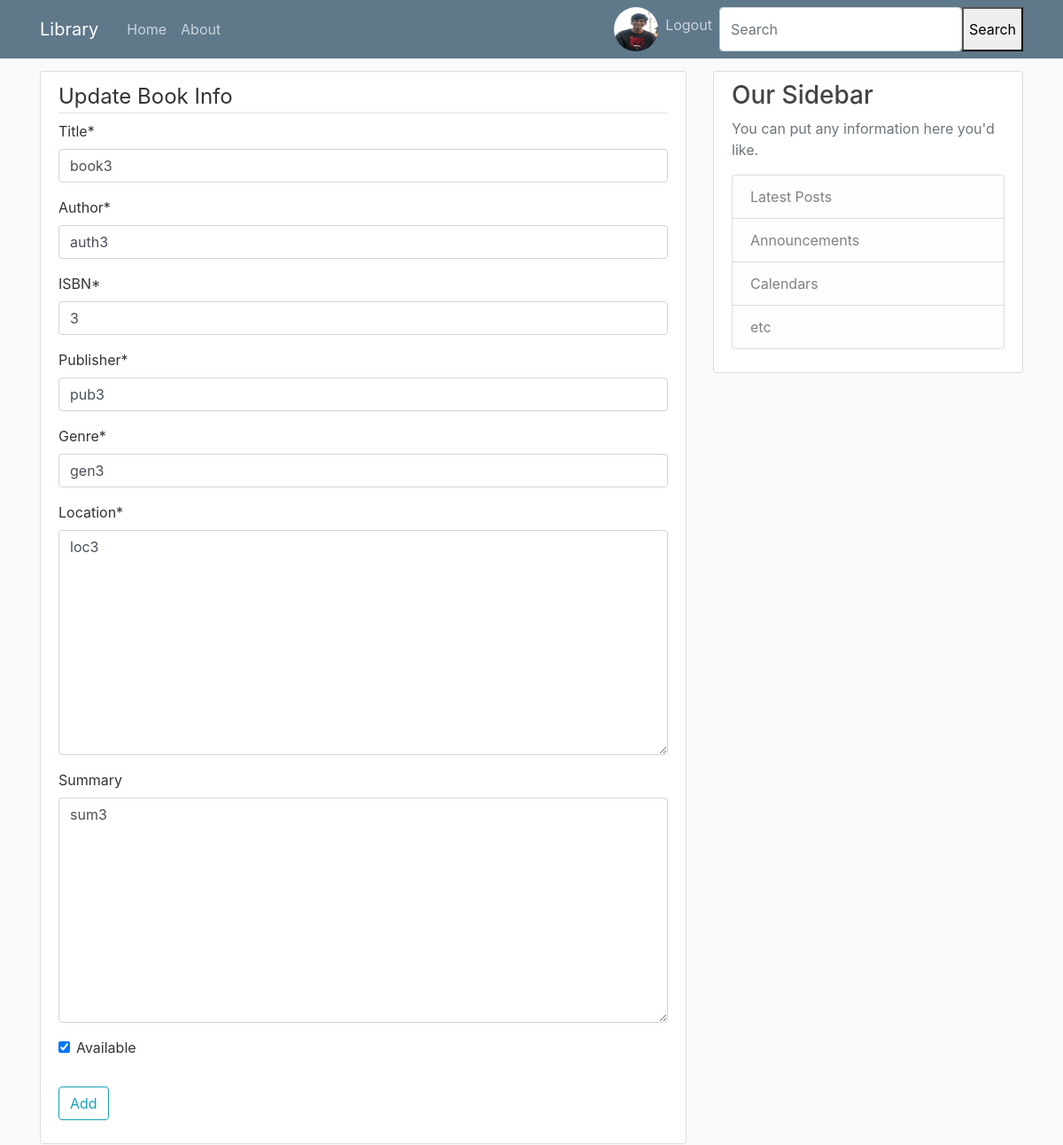
/book/4/update/ (signed in), run on the app's committed database.
### users/models.py (models this page shows, shortened)
class Profile(models.Model):
    user = models.OneToOneField(User, on_delete=models.CASCADE)
    image = models.ImageField(default='default.jpeg', upload_to='profile_pics')

### books/models.py (models this page shows, shortened)
class Book(models.Model):
    title = models.CharField(max_length=100)
    genre = models.CharField(max_length=50)
    author = models.CharField(max_length=100)
    date_added = models.DateTimeField(default=timezone.now)
    publisher = models.CharField(max_length=100)
    summary = models.TextField(blank=True)
    location = models.TextField()
    available = models.BooleanField(default=True)
    ISBN = models.CharField(max_length=17)

### books/views.py (the view)
# urls.py: path('book/<int:pk>/update/', views.BookUpdateView.as_view(), name='book-update'),
class BookUpdateView(LoginRequiredMixin, UserPassesTestMixin, UpdateView):
    model = Book
    fields = ['title', 'author', 'ISBN', 'publisher', 'genre', 'location', 'summary', 'available']
    template_name = 'books/book_update_form.html'
    context_object_name = 'form'
    def test_func(self):
        current_user= self.request.user
        if current_user.has_perm('books.change_book'):
            return True
        return False

### books/templates/books/book_update_form.html (shortened to what this page needs)
{% extends "books/base.html" %}
{% load crispy_forms_tags %}
{% block content %}
    <div class="content-section">
    <form method="POST">
        <fieldset class="form-group">
    <legend class="border-bottom" mb-4>
        Update Book Info
    </legend>
            {{ form|crispy }}
        </fieldset>
        <div class="form-group">
            <button class="btn btn-outline-info" type="submit">Add</button>
        </div>
    </form>
    </div>
{% endblock content %}

### books/templates/books/base.html (shortened to what this page needs)
{% load static %}
<!DOCTYPE html>
<html>
<head>
    <link rel="stylesheet" href="https://maxcdn.bootstrapcdn.com/bootstrap/4.0.0/css/bootstrap.min.css">
    <link rel="stylesheet" type="text/css" href="{% static 'books/main.css' %}">
</head>
<body>
    <header class="site-header">
      <nav class="navbar navbar-expand-md navbar-dark bg-steel fixed-top">
        <div class="container">
          <a class="navbar-brand mr-4" href="{% url 'book-list' %}">Library</a>
          <div class="collapse navbar-collapse" id="navbarToggle">
            <div class="navbar-nav mr-auto">
              <a class="nav-item nav-link" href="{% url 'main-home' %}">Home</a>
              <a class="nav-item nav-link" href="#">About</a>
            </div>
            <div class="navbar-nav">
              {% if user.is_authenticated %}
                  <div class="image-container">
                      <a href="{% url 'profile' %}">
                      <img class="rounded-circle article-image img-fluid img-pro"  src="{{ user.profile.image.url }}">
                    </a>
                  </div>
                  <a class="nav-item nav-link" href="{% url 'logout' %}">Logout</a>
              {% else %}
                  <a class="nav-item nav-link" href="{% url 'login' %}">Login</a>
                  <a class="nav-item nav-link" href="{% url 'register' %}">Register</a>
              {% endif %}
                  <form class="d-flex" method=POST action="{% url 'search-venues' %}">
        <input class="form-control me-2" type="search" placeholder="Search" aria-label="Search" name="searched">
        <button type="submit">Search</button>
      </form>
            </div>
          </div>
        </div>
      </nav>
    </header>
    <main role="main" class="container">
      <div class="row">
        <div class="col-md-8">
          {% block content %}{% endblock %}
        </div>
        <div class="col-md-4">
          <div class="content-section">
            <h3>Our Sidebar</h3>
            <p class='text-muted'>You can put any information here you'd like.
              <ul class="list-group">
                <li class="list-group-item list-group-item-light">Latest Posts</li>
                <li class="list-group-item list-group-item-light">Announcements</li>
                <li class="list-group-item list-group-item-light">Calendars</li>
                <li class="list-group-item list-group-item-light">etc</li>
              </ul>
            </p>
          </div>
        </div>
      </div>
    </main>
</body>
</html>

### books/static/books/main.css (style rules this page uses)
body { background: #fafafa; color: #333333; margin-top: 5rem; }
h1, h2, h3, h4, h5, h6 { color: #444444; }
ul { margin: 0; }
.bg-steel { background-color: #5f788a; }
.site-header .navbar-nav .nav-link { color: #cbd5db; }
.content-section { background: #ffffff; padding: 10px 20px; border: 1px solid #dddddd; border-radius: 3px; margin-bottom: 20px; }
.img-pro { width: 50px ; height: 50px; }
.image-container { height: 50px; width:50px; }

### data on the page
Book: title "book3", author "auth3", ISBN "3", publisher "pub3", genre "gen3", location "loc3", summary "sum3", available "☑"
